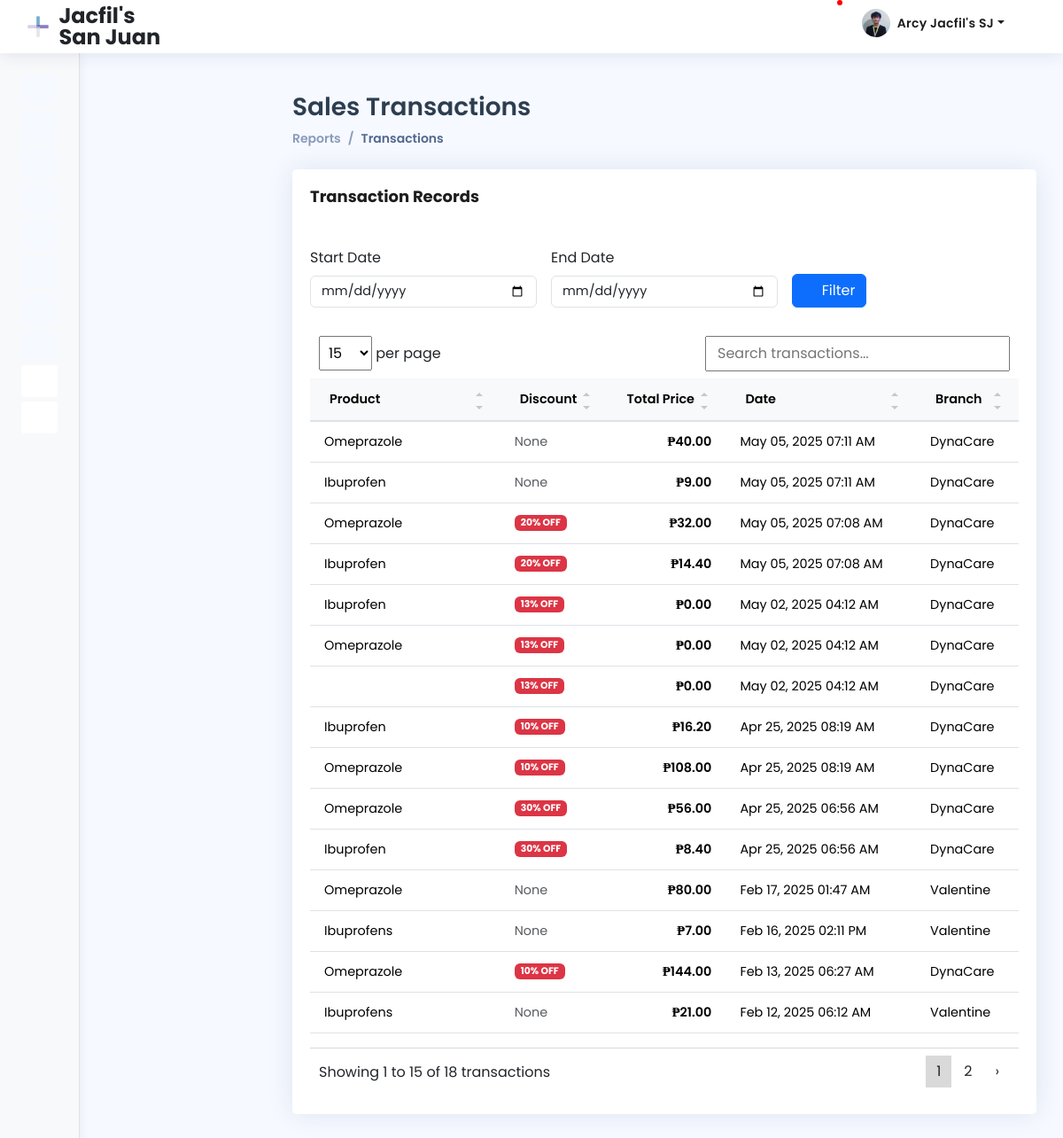
Page /superadmin/audit_trail.php (signed in) on the committed database.
### tables this page shows
CREATE TABLE `transaction` (
  `id` int(11) NOT NULL,
  `transaction_no` int(5) UNSIGNED ZEROFILL DEFAULT NULL,
  `products_id` int(11) NOT NULL,
  `total_price` decimal(30,0) NOT NULL,
  `discount` varchar(150) NOT NULL,
  `date` timestamp NOT NULL DEFAULT current_timestamp() ON UPDATE current_timestamp()
);

CREATE TABLE `products` (
  `id` int(20) NOT NULL,
  `product_name` varchar(150) NOT NULL,
  `categories_id` int(150) NOT NULL,
  `price` decimal(24,0) NOT NULL,
  `expiration_date` date NOT NULL,
  `batch` varchar(45) NOT NULL,
  `supplier` varchar(45) NOT NULL,
  `branches_id` int(20) NOT NULL,
  `type` varchar(255) DEFAULT NULL,
  `generic_name` varchar(255) DEFAULT NULL,
  `dosage` varchar(255) DEFAULT NULL,
  `form` varchar(255) DEFAULT NULL,
  `strength` varchar(255) DEFAULT NULL,
  `route_of_administration` varchar(255) DEFAULT NULL,
  `manufacturer` varchar(255) DEFAULT NULL,
  `prescription_required` varchar(3) DEFAULT NULL,
  `side_effects` text DEFAULT NULL,
  `contraindications` text DEFAULT NULL,
  `storage_instructions` text DEFAULT NULL,
  `active_ingredients` text DEFAULT NULL,
  `sku` varchar(255) DEFAULT NULL,
  `packaging_type` varchar(255) DEFAULT NULL,
  `material_type` varchar(255) DEFAULT NULL,
  `specifications` text DEFAULT NULL,
  `supplier_name` varchar(255) DEFAULT NULL,
  `warranty` varchar(255) DEFAULT NULL,
  `usage_instructions` text DEFAULT NULL
);

CREATE TABLE `branches` (
  `id` int(20) NOT NULL,
  `branch_name` varchar(20) NOT NULL
);

### superadmin/audit_trail.php (the view, shortened to what this page needs)
<?php
include "../db_conn.php";
$date_start = isset($_GET['date_start']) ? $_GET['date_start'] : '';
$date_end = isset($_GET['date_end']) ? $_GET['date_end'] : '';
include '../includes/header.php';
include '../includes/navbar.php';
include '../includes/sidebar.php';
?>
<main id="main" class="main">
    <div class="pagetitle">
        <h1>Sales Transactions</h1>
        <nav>
            <ol class="breadcrumb">
                <li class="breadcrumb-item"><a>Reports</a></li>
                <li class="breadcrumb-item active">Transactions</li>
            </ol>
        </nav>
    </div>
    <section class="section">
        <div class="row">
            <div class="col-lg-12">
                <div class="card">
                    <div class="card-body">
                        <div class="d-flex justify-content-between align-items-center mb-4">
                            <h5 class="card-title">Transaction Records</h5>
                        </div>
                        <form method="GET" action="" class="row g-3 mb-4 filter-form">
                            <div class="col-md-4">
                                <label for="date_start" class="form-label">Start Date</label>
                                <input type="date" id="date_start" name="date_start" class="form-control"
                                    value="<?= htmlspecialchars($date_start) ?>" max="<?= date('Y-m-d') ?>">
                            </div>
                            <div class="col-md-4">
                                <label for="date_end" class="form-label">End Date</label>
                                <input type="date" id="date_end" name="date_end" class="form-control"
                                    value="<?= htmlspecialchars($date_end) ?>" max="<?= date('Y-m-d') ?>">
                            </div>
                            <div class="col-md-4 d-flex align-items-end">
                                <button type="submit" class="btn btn-primary">
                                    <i class="bi bi-funnel me-1"></i> Filter
                                </button>
                            </div>
                        </form>
                        <div class="table-responsive">
                            <table id="myTable" class="table table-hover">
                                <thead>
                                    <tr>
                                        <th>Product</th>
                                        <th>Discount</th>
                                        <th>Total Price</th>
                                        <th>Date</th>
                                        <th>Branch</th>
                                    </tr>
                                </thead>
                                <tbody>
                                    <?php
                                    $sql = "SELECT t.products_id, t.total_price, t.date, t.discount,
                                                   p.branches_id, p.product_name, b.branch_name
                                            FROM transaction t
                                            INNER JOIN products p ON t.products_id = p.id
                                            INNER JOIN branches b ON p.branches_id = b.id";
                                    $sql .= " ORDER BY t.date DESC";
                                    $stmt = $con->prepare($sql);
                                    $stmt->execute();
                                    $result = $stmt->get_result();
                                    if ($result->num_rows > 0):
                                        while ($row = $result->fetch_assoc()):
                                            $final_price = $row['total_price'] - ($row['total_price'] * ($row['discount'] / 100));
                                    ?>
                                            <tr>
                                                <td><?= htmlspecialchars($row['product_name']) ?></td>
                                                <td>
                                                    <?php if ($row['discount'] > 0): ?>
                                                        <span class="badge bg-danger"><?= $row['discount'] ?>% OFF</span>
                                                    <?php else: ?>
                                                        <span class="text-muted">None</span>
                                                    <?php endif; ?>
                                                </td>
                                                <td style="text-align: right;" class="price-cell">₱<?= number_format($final_price, 2) ?></td>
                                                <td><?= date('M d, Y h:i A', strtotime($row['date'])) ?></td>
                                                <td><?= htmlspecialchars($row['branch_name']) ?></td>
                                            </tr>
                                    <?php
                                        endwhile;
                                    endif; ?>
                                </tbody>
                            </table>
                        </div>
                    </div>
                </div>
            </div>
        </div>
    </section>
</main>
<?php include '../includes/footer.php'; ?>

### assets/css/style.css (style rules this page uses)
:root { scroll-behavior: smooth; }
body { font-family: 'Poppins'; background: #f6f9ff; color: #444444; }
a { color: #4154f1; text-decoration: none; }
h1, h2, h3, h4, h5, h6 { font-family: 'Poppins'; }
#main { margin-top: 60px; padding: 20px 30px; transition: all 0.3s; }
.pagetitle { margin-bottom: 10px; }
.pagetitle h1 { font-size: 24px; margin-bottom: 0; font-weight: 600; color: #012970; }
.card { margin-bottom: 30px; border: none; border-radius: 5px; box-shadow: 0px 0 30px rgba(1, 41, 112, 0.1); }
.card-title { padding: 20px 0 15px 0; font-size: 18px; font-weight: 700; color: #1d1d1d; font-family: 'Poppins'; }
.card-body { padding: 0 20px 20px 20px; }
.breadcrumb { font-size: 14px; font-family: 'Poppins'; color: #899bbd; font-weight: 600; }
.breadcrumb a { color: #899bbd; transition: 0.3s; }
.breadcrumb .breadcrumb-item::before { color: #899bbd; }
.breadcrumb .active { color: #51678f; font-weight: 600; }
@media (min-width: 1200px) { #main, #footer { margin-left: 300px; } }

### includes/sidebar.php (style rules this page uses)
:root { --sidebar-bg: #f8f9fa; --sidebar-width: 250px; --sidebar-item-padding: 0.75rem 1.25rem; --sidebar-icon-size: 1.25rem; --sidebar-text-size: 0.9rem; }
:root { --sidebar-bg: #f8f9fa; --sidebar-width: 300px; --sidebar-item-padding: 1rem 1.25rem; --sidebar-icon-size: 1.5rem; --sidebar-text-size: 1.1rem; --sidebar-icon-color: #495057; --sidebar-text-color: #495057; --sidebar-hover-bg: #e9ecef; --sidebar-active-bg: #e9ecef; --sidebar-active-color: #000; --sidebar-border-color: #dee2e6; --sidebar-transition: all 0.3s ease; --sidebar-border-radius: 8px; --sidebar-item-spacing: 0.5rem; }

### superadmin/audit_trail.php (style rules this page uses)
#myTable { --bs-table-bg: transparent; --bs-table-striped-bg: rgba(0,0,0,0.02); --bs-table-hover-bg: rgba(0,0,0,0.04); border-collapse: separate; border-spacing: 0; font-size: 0.9rem; }
#myTable th { font-weight: 600; background-color: #f8f9fa; border-bottom: 2px solid #dee2e6; padding: 0.75rem 1rem; }
#myTable td { padding: 0.75rem 1rem; border-bottom: 1px solid #dee2e6; vertical-align: middle; }
.price-cell { font-weight: 600; color: #2a8f2a; }
.pagetitle { margin-bottom: 1.5rem; }
.pagetitle h1 { font-size: 1.75rem; font-weight: 600; margin-bottom: 0.5rem; color: #2c3e50; }
.breadcrumb { background: transparent; padding: 0; font-size: 0.875rem; }
.filter-form .form-control { font-size: 0.9rem; }

### rows in the picture
transaction: products.product_name "Omeprazole", shows "None", final_price "40.00", date "May 05, 2025 07:11 AM", branches.branch_name "DynaCare"
transaction: products.product_name "Ibuprofen", shows "None", final_price "9.00", date "May 05, 2025 07:11 AM", branches.branch_name "DynaCare"
transaction: products.product_name "Omeprazole", discount "20", final_price "32.00", date "May 05, 2025 07:08 AM", branches.branch_name "DynaCare"
transaction: products.product_name "Ibuprofen", discount "20", final_price "14.40", date "May 05, 2025 07:08 AM", branches.branch_name "DynaCare"
transaction: products.product_name "Ibuprofen", discount "13", final_price "0.00", date "May 02, 2025 04:12 AM", branches.branch_name "DynaCare"
transaction: products.product_name "Omeprazole", discount "13", final_price "0.00", date "May 02, 2025 04:12 AM", branches.branch_name "DynaCare"
transaction: discount "13", final_price "0.00", date "May 02, 2025 04:12 AM", branches.branch_name "DynaCare"
transaction: products.product_name "Ibuprofen", discount "10", final_price "16.20", date "Apr 25, 2025 08:19 AM", branches.branch_name "DynaCare"
transaction: products.product_name "Omeprazole", discount "10", final_price "108.00", date "Apr 25, 2025 08:19 AM", branches.branch_name "DynaCare"
transaction: products.product_name "Omeprazole", discount "30", final_price "56.00", date "Apr 25, 2025 06:56 AM", branches.branch_name "DynaCare"
transaction: products.product_name "Ibuprofen", discount "30", final_price "8.40", date "Apr 25, 2025 06:56 AM", branches.branch_name "DynaCare"
transaction: products.product_name "Omeprazole", shows "None", final_price "80.00", date "Feb 17, 2025 01:47 AM", branches.branch_name "Valentine"
transaction: products.product_name "Ibuprofens", shows "None", final_price "7.00", date "Feb 16, 2025 02:11 PM", branches.branch_name "Valentine"
transaction: products.product_name "Omeprazole", discount "10", final_price "144.00", date "Feb 13, 2025 06:27 AM", branches.branch_name "DynaCare"
transaction: products.product_name "Ibuprofens", shows "None", final_price "21.00", date "Feb 12, 2025 06:12 AM", branches.branch_name "Valentine"

### other values in the picture
$_SESSION['branch_name'] "Jacfil's San Juan"
$_SESSION['name'] "Arcy Jacfil's SJ"
